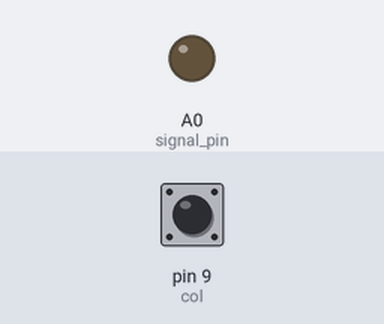
Bench run of a sketch on a simulated Arduino Leonardo, built with avr-gcc and run on an emulated ATmega32U4. Parts: output pins drawn as LEDs (lit = HIGH). The inputs (shaded band) are chosen by the test bench; at power-on: pin 9 (col) HIGH. Pins used as bus, display or sensor lines are not drawn.

Above: at 1.2 s.
1.3 s: pin 9 (col) pulled LOW for 0.15 s
At 1.4 s:
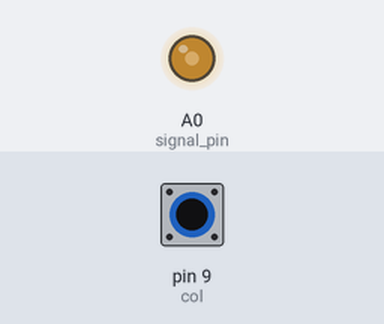
3.0 s: pin 9 (col) pulled LOW for 1 s
At 4.5 s:
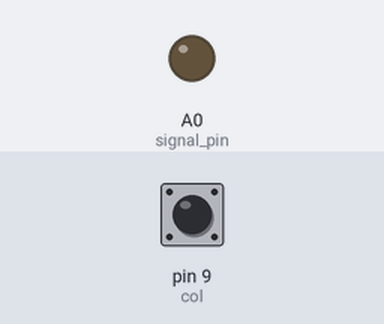
5.5 s: pin 9 (col) pulled LOW for 3.2 s
At 6.8 s:
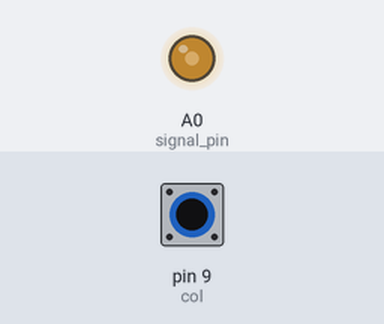
Timing chart, 0 to 10.2 s (numbered marks = the images above; inputs shaded):
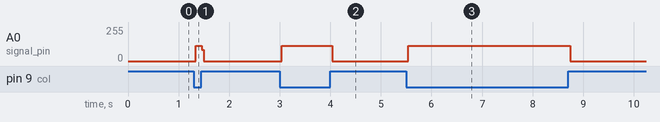

The sketch:

single_key_single_mux.ino
```cpp
// WORKING SINGLE C0 (midi note 24) NOTEON NOTEOFF, VELOCITY SENSITIVE
// SINGLE KEY, SINGLE MUX

#include <MIDIUSB.h>

int col = 9;
int kps = 0;  // Mux
int kpe = 8;  // Mux

int S0 = 15;
int S1 = 14;
int S2 = 16;
int S3 = 10;
const int signal_pin = A0;

int pState[2] = { 0 };
int temp = 0;
bool KPS, KPE = 0;
bool pressed = 0;
bool not_ready = 0;

// TIMER VARIABLES
unsigned long timer[2] = { 0 };
int time;

int vel_min = 0;
int vel_max = 50;
int vel;

//  MIDI VARIABLES
const int channel = 0; // Midi channel 1
int note = 24; // Midi note


void setup() {
  // put your setup code here, to run once:
  Serial.begin(9600);

  pinMode(S0, OUTPUT);
  pinMode(S1, OUTPUT);
  pinMode(S2, OUTPUT);
  pinMode(S3, OUTPUT);

  pinMode(col, INPUT_PULLUP);

  pinMode(signal_pin, OUTPUT);
  digitalWrite(signal_pin, HIGH);
}

void loop() {
  // put your main code here, to run repeatedly:
  if (!not_ready) {

    mux_ch(kps);
    digitalWrite(signal_pin, LOW);
    temp = !digitalRead(col);
    if (temp != pState[0]) {
      if (temp == 1) {
        timer[0] = millis();
        // Serial.print("Key 1 pressed: ");
        // Serial.println(timer[0]);
        KPS = true;
        pState[0] = temp;
      } else {
        timer[0] = 0;
        KPS = false;
        pState[0] = temp;
      }
    }

    mux_ch(kpe);
    digitalWrite(signal_pin, LOW);
    temp = !digitalRead(col);
    if (temp != pState[1]) {
      if (temp == 1) {
        timer[1] = millis();
        // Serial.print("Key 2 pressed: ");
        // Serial.println(timer[1]);
        KPE = true;
        pState[1] = temp;
      } else {
        timer[1] = 0;
        KPE = false;
        pState[1] = temp;
      }
    }


    if (KPS && KPE) {
      pressed = 1;
      not_ready = 1;
    }
  }


  if (pressed) {
    time = abs(int(timer[1] - timer[0]));
    // Serial.print("The result of the calculation is: ");
    // Serial.println(time);
    vel = map(constrain(time, vel_min, vel_max), vel_max, vel_min, 10, 127);
    noteOn(channel, note, vel);
    KPS = 0;
    KPE = 0;
    pressed = 0;
  }

  if (not_ready) {
    mux_ch(kps);
    digitalWrite(signal_pin, LOW);
    KPS = !digitalRead(col);

    mux_ch(kpe);
    digitalWrite(signal_pin, LOW);
    KPE = !digitalRead(col);

    digitalWrite(signal_pin, HIGH);
    if (!KPS && !KPE) {
      noteOff(channel, note, vel);
      not_ready = 0;
      // Serial.println("Ready!");
    }

    // Serial.print("KPS: ");
    // Serial.print(KPS);
    // Serial.print(", KPE: ");
    // Serial.println(KPE);
  }
}

void mux_ch(int channel) {
  digitalWrite(S0, channel & 0x01);
  digitalWrite(S1, (channel >> 1) & 0x01);
  digitalWrite(S2, (channel >> 2) & 0x01);
  digitalWrite(S3, (channel >> 3) & 0x01);
}

void noteOn(byte channel, byte note, byte velocity) {
  midiEventPacket_t event = { 0x09, 0x90 | channel, note, velocity };
  MidiUSB.sendMIDI(event);
  MidiUSB.flush();
}

void noteOff(byte channel, byte note, byte velocity) {
  midiEventPacket_t noteOff = { 0x08, 0x80 | channel, note, velocity };
  MidiUSB.sendMIDI(noteOff);
  MidiUSB.flush();
}
```

Measured:
- after the input at 1.3 s, A0 (signal_pin): 0/255 → 114/255 at once, → 0/255 0.12 s later
- after the input at 3.0 s, A0 (signal_pin): 0/255 → 114/255 at once, → 0/255 1.0 s later
- after the input at 5.5 s, A0 (signal_pin): 0/255 → 114/255 at once, → 0/255 3.2 s later
